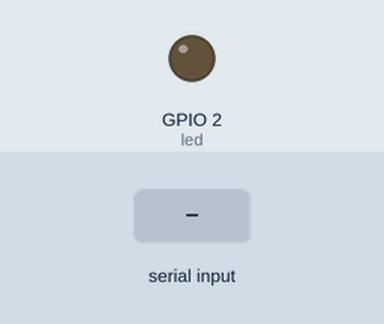
This program was run on a simulated ESP32 board running MicroPython. Shown: output pins drawn as LEDs (lit = HIGH). The test bench sets the inputs (shaded band). What the program prints to the serial console is not drawn.

Above: at 4.2 s.
4.3 s: "ON\n" received over the second serial link
At 5.6 s:
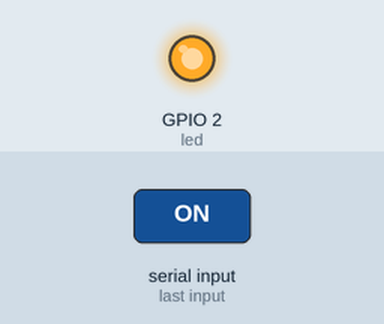
6.5 s: "OFF\n" received over the second serial link
At 8.4 s:
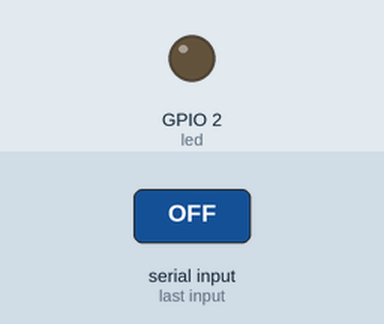
Timing chart, 0 to 9.9 s (numbered marks = the images above; inputs shaded):
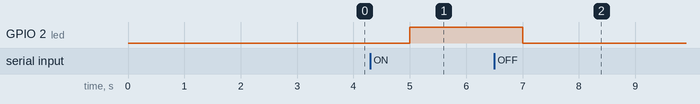

Measured:
- after the input at 4.3 s, GPIO 2 (led): LOW → HIGH after 0.70 s
- after the input at 6.5 s, GPIO 2 (led): HIGH → LOW after 0.50 s

The program:

serialcontrolleddocklightmicropython.py
```python
#EXAMPLE-1 this code simply blinks an builtin led of micropython. which simply means that we can check our esp32 is working or not
'''
from machine import Pin
import time

# Define LED pin
LED_PIN = 2  # Replace with your LED pin number
led = Pin(LED_PIN, Pin.OUT)

# Main loop
while True:
    led.value(1)  # Turn LED on
    time.sleep(1)  # Delay 1 second
    led.value(0)  # Turn LED off
    time.sleep(1)  # Delay
'''
#EXAMPLE-2 in this we are sending the internal temperature sensor value to docklight software. and this is working fine
'''
#this is the working code. i am sending the data to docklight software. i have connected rs485 to ttl module pin 1 and 3 and uart2.
import os
import utime
from machine import ADC, UART

uart = UART(2, baudrate=9600, tx=3, rx=1)

def temperature():
    raw_sensor_data = ADC(4).read()
    sensor_voltage = raw_sensor_data / 4095 * 3.3
    temperature = (sensor_voltage - 0.706) / 0.001721
    return temperature

print("OS Name:", os.uname())
print("UART Info:", uart)
utime.sleep(3)

# Main loop
while True:
    temp = temperature()
    print("Temperature:", temp)
    uart.write(str(temp) + '\n')
    utime.sleep(1)
'''
'''
#EXAMPLE-3 this code sends the temperature and also control the led using docklight software.
import os
import utime
from machine import ADC, UART, Pin

uart = UART(2, baudrate=9600, tx=3, rx=1)
led = Pin(2, Pin.OUT)

def temperature():
    raw_sensor_data = ADC(4).read()
    sensor_voltage = raw_sensor_data / 4095 * 3.3
    temperature = (sensor_voltage - 0.706) / 0.001721
    return temperature

def process_command(command):
    if command.strip() == 'ON':
        led.on()
    elif command.strip() == 'OFF':
        led.off()

print("OS Name:", os.uname())
print("UART Info:", uart)
utime.sleep(3)

while True:
    temp = temperature()
    print("Temperature:", temp)
    uart.write(str(temp) + '\n')

    if uart.any():
        command = uart.readline()
        process_command(command.decode())

    utime.sleep(1)
'''
#EXAMPLE-4 this is the code which simply control the led of esp32 using rs485tottl module using docklight software
import os
import utime
from machine import UART, Pin

uart = UART(2, baudrate=9600, tx=3, rx=1)
led = Pin(2, Pin.OUT)

def process_command(command):
    if command.strip() == 'ON':
        led.on()
    elif command.strip() == 'OFF':
        led.off()

print("OS Name:", os.uname())
print("UART Info:", uart)
utime.sleep(3)

while True:
    if uart.any():
        command = uart.readline()
        process_command(command.decode())

    utime.sleep(1)
```
